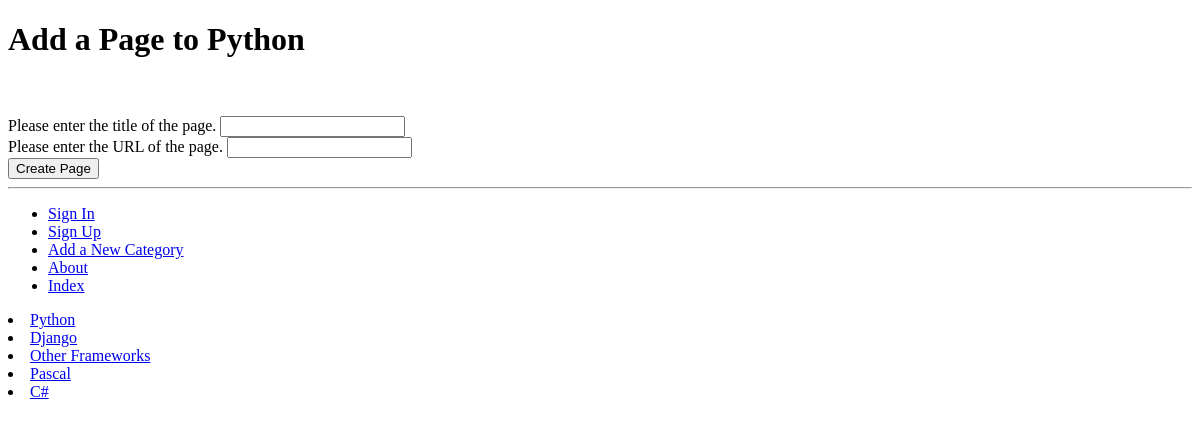
The page /rango/category/python/add_page/ on the database as committed earlier.
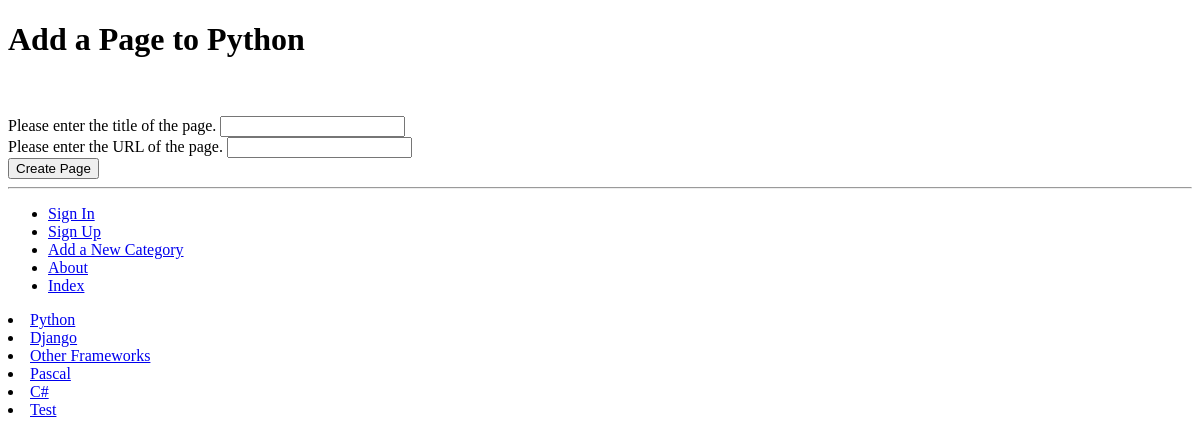
The same page on the database as committed later.
### rango/models.py (models this page shows, shortened)
class Category(models.Model):
    name = models.CharField(max_length=128, unique=True)
    views = models.IntegerField(default=0)
    likes = models.IntegerField(default=0)
    slug = models.SlugField(unique=True)
    class Meta:
        verbose_name_plural = 'categories'

### rango/views.py (the view, shortened to what this page needs)
# urls.py: url(r'^category/(?P<category_name_slug>[\w\-]+)/add_page/$', views.add_page, name='add_page'),
def add_page(request, category_name_slug):
    try:
        category = Category.objects.get(slug=category_name_slug)
    except Category.DoesNotExist:
        category = None
    form = PageForm()
    context_dict = {'form':form, 'category': category, 'category_name_slug': category_name_slug}
    return render(request, 'rango/add_page.html', context_dict)

### rango/forms.py (shortened to what this page needs)
class PageForm(forms.ModelForm):
    title = forms.CharField(max_length=128, help_text="Please enter the title of the page.")
    url = forms.URLField(max_length=200, help_text="Please enter the URL of the page.")
    views = forms.IntegerField(widget=forms.HiddenInput(), initial=0)
    class Meta:
        model = Page
        fields = ('title', 'url', 'views')

### rango/templatetags/rango_template_tags.py (called while the page is built)
@register.inclusion_tag('rango/cats.html')
def get_category_list():
    return {'cats': Category.objects.all()}

### templates/rango/add_page.html (shortened to what this page needs)
{% extends "rango/base.html" %}
{% block body_block %}
<div class="hero-unit">
    <h1>Add a Page to {{ category.name }}</h1>
    <br/>
    <div class="container">
		{% if not category_name_slug %}
			<div style="color: red;">The specified category does not exist!</div>
		{% else %}
        	<form class="span6" id="page_form" method="post" action="/rango/category/{{category_name_slug}}/add_page/">
            	{% for field in form.visible_fields %}
            	{{ field.errors }}<br/>
            	{{ field.help_text}}
            	{{ field }}
            	{% endfor %}
            	<br/>
            	<input class="btn btn-primary" type="submit" name="submit" value="Create Page"/>
        	</form>
		{% endif %}
    </div>
</div>
{% endblock %}

### templates/rango/cats.html
{% for c in cats %}
    {% if c == act_cat %}
        <li>
            <strong>
                <a href="{% url 'show_category' c.slug %}">{{ c.name }}</a>
            </strong>
        </li>
    {% else %}
        <li>
            <a href="{% url 'show_category' c.slug %}">{{ c.name }}</a>
        </li>
    {% endif %}
{% endfor %}

Rows that differ between the two databases and show on the page:
added Category: name "Test"
